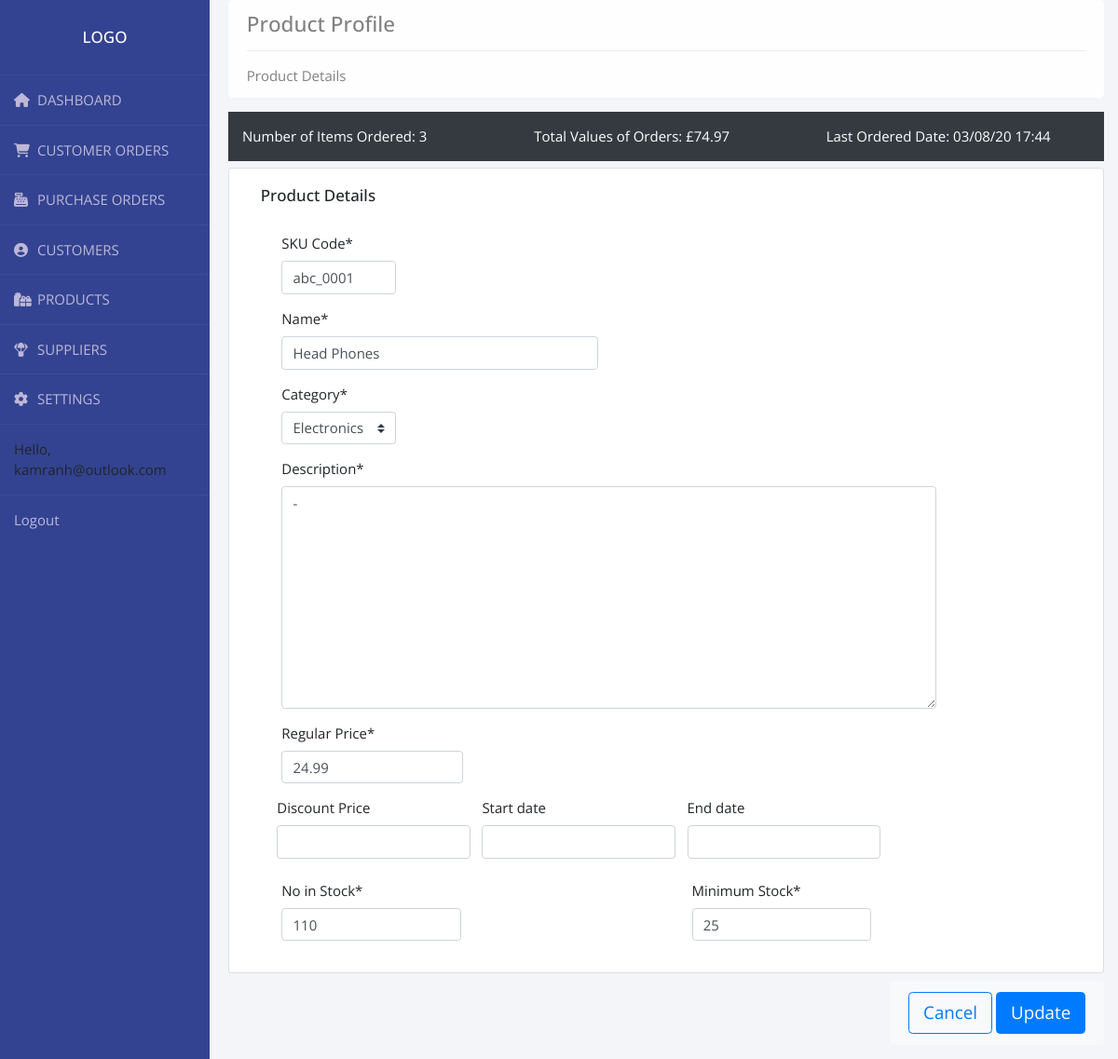
The page /edit_product/1/ (signed in) on the database its author committed.
### accounts/models.py (models this page shows, shortened)
class User(AbstractBaseUser):
    email = models.EmailField(max_length=255, unique=True)
    active = models.BooleanField(default=True)
    staff = models.BooleanField(default=False)
    admin = models.BooleanField(default=False)
    USERNAME_FIELD = 'email'
    REQUIRED_FIELDS = []
    objects = UserManager()
    def __str__(self):
        return self.email
    @property
    def is_active(self):
        return self.active

class Product(models.Model):
    CATEGORY = (
        ('Sports', 'Sports'),
        ('Fashion', 'Fashion'),
        ('Toys', 'Toys'),
        ('Electronics', 'Electronics'),
        ('Kitchen', 'Kitchen'),
        ('Jewellery', 'Jewellery'),
    )
    name = models.CharField(max_length=200, null=True)
    category = models.CharField(max_length=200, null=True, choices=CATEGORY)
    description = models.CharField(max_length=200, null=True, blank=True)
    r_price = models.FloatField(null=True)
    d_price = models.FloatField(null=True, blank=True, default='')
    start_date = models.DateField(null=True, blank=True, default='')
    end_date = models.DateField(null=True, blank=True, default='')
    tags = models.ManyToManyField(Tag)
    stock = models.IntegerField(null=True)
    min_stock = models.IntegerField(null=True)
    is_active = models.BooleanField(default=False)
    product_sku = models.CharField(max_length=200, null=True)

### accounts/views.py (the view)
# urls.py: path('edit_product/<str:pk>/', views.EditProduct,
@login_required(login_url='login')
def EditProduct(request, pk):
    order_total = list(Order.objects.filter(
        product__id=pk).aggregate(Sum('order_required')).values())[0]
    total_value_of_orders = list(Order.objects.filter(
        product__id=pk).aggregate(Sum('total_cost_per_order')).values())[0]
    try:
        last_ordered_date = list(Order.objects.all().values_list(
            'date_created').filter(product__id=pk).latest())[0]
    except Order.DoesNotExist:
        last_ordered_date = None
    product = Product.objects.get(id=pk)
    form = ProductForm(instance=product)
    if request.method == 'POST':
        form = ProductForm(request.POST, instance=product)
        if form.is_valid():
            form.save()
            return redirect('product_list')
    context = {'form': form, 'order_total': order_total,
               'total_value_of_orders': total_value_of_orders, 'last_ordered_date': last_ordered_date}
    return render(request, 'accounts/edit_product_profile.html', context)

### accounts/forms.py
class ProductForm(forms.ModelForm):
    name = forms.CharField(label="Name")
    product_sku = forms.CharField(label="SKU Code")
    r_price = forms.FloatField(label="Regular Price")
    d_price = forms.FloatField(label="Discount Price", required=False)
    min_stock = forms.IntegerField(label="Minimum Stock")
    stock = forms.IntegerField(label="No in Stock")
    description = forms.CharField(
        label="Description", widget=forms.Textarea)
    start_date = forms.DateTimeField(widget=DateInput(format='%d-%m-%Y'),
                                     input_formats=('%d-%m-%Y',),
                                     required=False)
    end_date = forms.DateTimeField(widget=DateInput(format='%d-%m-%Y'),
                                   input_formats=('%d-%m-%Y',),
                                   required=False)
    class Meta:
        model = Product
        fields = ['product_sku', 'name', 'category', 'description', 'r_price',
                  'd_price', 'start_date', 'end_date', 'stock', 'min_stock']
    def __init__(self, *args, **kwargs):
        super(ProductForm, self).__init__(*args, **kwargs)
        self.helper = FormHelper()

### accounts/templates/accounts/edit_product_profile.html (shortened to what this page needs)
{%  extends 'accounts/main.html' %}
{% load static %}
{% load crispy_forms_tags %}
{% block content %}
<br>
<div class="container float-sm-left" style="margin-top:-3rem;margin-right:auto; padding-left: -5rem">
  <div class=" alert alert-light " role="alert">
    <h4 class="alert-heading">Product Profile</h4>
    <hr>
    <p class="mb-0">Product Details</p>
  </div>
</div>
<br>
<div class="container float-sm-left">
  <div class="p-3 mb-2 bg-dark text-white">
    <div class="row">
      <div class="col-sm">
        Number of Items Ordered: {{order_total}}
      </div>
      <div class="col-sm">
        Total Values of Orders: £{{total_value_of_orders|floatformat:2}}
      </div>
      <div class="col-sm">
        Last Ordered Date: {{last_ordered_date|date:"d/m/y"}} {{last_ordered_date|time:"H:i"}}
      </div>
    </div>
  </div>
</div>
<div class="container float-sm-left">
  <div class="row">
    <div class="col-md-12">
      <div class="card card-body">
        <div class='container'>
          <h2>Product Details</h2>
        </div>
        <br>
        <form class="form-horizontal" method="post">
          <div class="form-group col-lg-2 mb-0" style="padding-left: 0.5rem;">
            {{ form.product_sku|as_crispy_field }}
          </div>
          <div class="form-group col-lg-5 mb-0" style="padding-left: 0.5rem;">
            {{ form.name|as_crispy_field }}
          </div>
          <div class="form-group col-lg-2 mb-0" style="padding-left: 0.5rem;">
            {{ form.category|as_crispy_field }}
          </div>
          <div class="form-group col-lg-10 mb-0" style="padding-left: 0.5rem;">
            {{ form.description|as_crispy_field }}
          </div>
          <div class="form-group col-lg-3 mb-0" style="padding-left: 0.5rem;">
            {{ form.r_price|as_crispy_field }}
          </div>
          <div class="form-row">
            <div class="form-group col-lg-3 mb-2" style="padding-left: 0.5rem;">
              {{ form.d_price|as_crispy_field }}
            </div>
            <div class="form-group col-lg-3 mb-2" style="padding-left: 0.5rem;">
              {{ form.start_date|as_crispy_field }}
            </div>
            <div class="form-group col-lg-3 mb-2" style="padding-left: 0.5rem;">
              {{ form.end_date|as_crispy_field }}
            </div>
          </div>
          <div class="form-row">
            <div class="col-sm">
              <div class="form-group col-lg-6 mb-1" style="padding-left: 0.5rem;">
                {{ form.stock|as_crispy_field }}
              </div>
            </div>
            <div class="col-sm">
              <div class="form-group col-lg-6 mb-1" style="padding-left: 0.5rem;">
                {{ form.min_stock|as_crispy_field }}
              </div>
            </div>
          </div>
      </div>
    </div>
    <div class="container float-sm-left " style="margin-top: 0.5rem;margin-right:auto">
      <div class=" alert bg-light float-sm-right shawdow-sm " role="alert">
        <a class="btn btn-outline-primary btn-lg" href="{% url 'product_list' %}">Cancel</a>
        <button type="submit" class="btn btn-primary btn-lg">Update</button>
      </div>
    </div>
    {% endblock %}

### accounts/templates/accounts/navbar.html (shortened to what this page needs)
{% load static %}
  <nav class="nav flex-column float-left">
    <div class="wrapper">
      <div class="sidebar">
        <h2>Logo</h2>
        <ul>
          <li>
            <a href="{% url 'home' %}"><i class="fas fa-home"></i>DASHBOARD</a>
          </li>
          <li>
            <a href="{% url 'customer_order_list' %}"><i class="fas fa-shopping-cart"></i>CUSTOMER ORDERS</a>
          </li>
          <li>
            <a href=""><i class="fas fa-cash-register"></i>PURCHASE ORDERS</a>
          </li>
          <li>
            <a href="{% url 'customer_list' %}"><i class="fas fa-user-circle"></i>CUSTOMERS</a>
          </li>
          <li>
            <a href="{% url 'product_list' %}"><i class="fas fa-gifts"></i>PRODUCTS</a>
          </li>
          <li>
            <a href=""><i class="fas fa-parachute-box"></i>SUPPLIERS</a>
          </li>
          <li>
            <a href=""><i class="fas fa-cog"></i>SETTINGS</a>
          </li>
          <li>
            <span class="hello-msg">Hello, {{request.user}}</span>
          </li>
          <li>
            <span><a class="hello-msg" href="{% url 'logout' %}">Logout</a></span>
          </li>
        </ul>
      </div>
    </div>
  </nav>

### static/css/main.css (style rules this page uses)
body { background-color: #94d8f7; width: 100%; margin:auto; height:auto; display:block; }

### accounts/templates/accounts/navbar.html (style rules this page uses)
* { margin:0; padding:0; box-sizing: border-box; list-style: none; text-decoration: none; font-family: 'Open Sans', sans-serif; font-size: 15px; }
h2 { font-size: 17px; }
body { background: #f3f5f9; }
.wrapper { display:flex; position: relative; }
.wrapper .sidebar { position: fixed; width: 225px; height: 100%; background: #334391; padding: 30px 0; }
.wrapper .sidebar h2 { color: #fff; text-transform: uppercase; text-align: center; margin-bottom: 30px; }
.wrapper .sidebar ul li { padding: 15px; border-bottom: 1px solid rgba(0,0,0,0,0.05); border-top: 1px solid rgba(225,225,225,0.05); }
.wrapper .sidebar ul li a { color: #bdb8d7; display: block; }
.wrapper .sidebar ul li a .fas { width: 25px; }

### accounts/templates/accounts/edit_product_profile.html (style rules this page uses)
form { padding-left: 2rem; }

### rows shown on the page
User: user "kamranh@outlook.com"
Product: product_sku "abc_0001", name "Head Phones", category "Electronics", description "-", r_price "24.99", stock "110", min_stock "25"

### other values the page prints
{{ order_total }} "3"
{{ total_value_of_orders|floatformat:2 }} "74.97"
{{ last_ordered_date|date:"d/m/y" }} "03/08/20"
{{ last_ordered_date|time:"H:i" }} "17:44"
